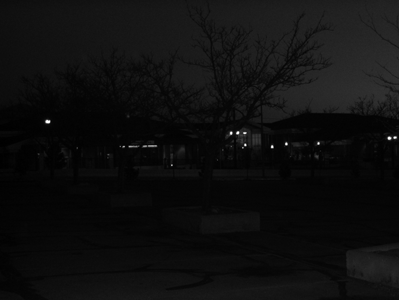
%> input picture HW2/LC1.png, 399 x 300 px
$ octave q8.m   (GNU Octave 9; MATLAB toolbox functions it lacks are replaced by stand-ins)
%> lines starting %> are read from the running program, lines starting %| are printed output that depends on the picture
% Load images
LC1 = imread('LC1.png');
%> LC1 is the input picture: size 300x399 uint8; min 0, max 255, mean 14.8
LC2 = imread('LC2.jpg');
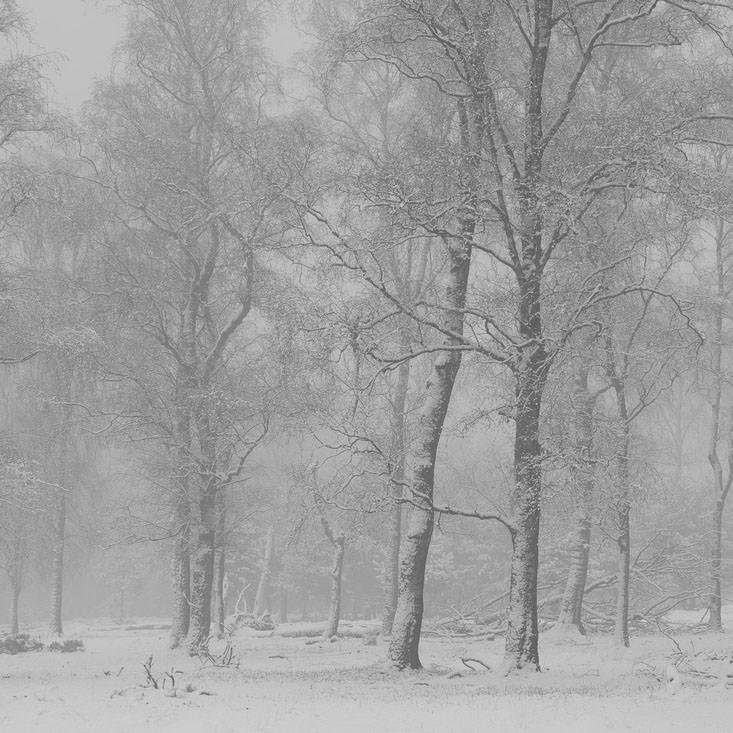
%> input picture HW2/LC2.jpg, 733 x 733 px
%> LC2 is the input picture: size 733x733 uint8; min 57, max 215, mean 159.2

% Define the local equalization function
localEqualize = @(block_struct) histeq(block_struct.data);

% Neighborhood sizes to use for local equalization
neighborhoodSizes = [7, 31, 51, 71];

% Perform local histogram equalization for each neighborhood size
for i = 1:length(neighborhoodSizes)
    size = neighborhoodSizes(i);

    % Local histogram equalization using blockproc
    LC1_local_eq = blockproc(LC1, [size size], localEqualize);
    LC2_local_eq = blockproc(LC2, [size size], localEqualize);

    % Display and save LC1 local histogram equalization
    figure;
    imshow(LC1_local_eq);
    title(['LC1 Local Histogram Equalization (', num2str(size), 'x', num2str(size), ')']);
    % Save the figure to MATLAB Drive
    saveas(gcf, ['LC1_Local_Histogram_Equalization_' num2str(size) 'x' num2str(size) '.png']);

    % Display and save LC2 local histogram equalization
    figure;
    imshow(LC2_local_eq);
    title(['LC2 Local Histogram Equalization (', num2str(size), 'x', num2str(size), ')']);
    % Save the figure to MATLAB Drive
    saveas(gcf, ['LC2_Local_Histogram_Equalization_' num2str(size) 'x' num2str(size) '.png']);
end
%> this loop made 4 passes
%> pass 1, `LC1_local_eq = blockproc(LC1, [size size], localEqualize);`:
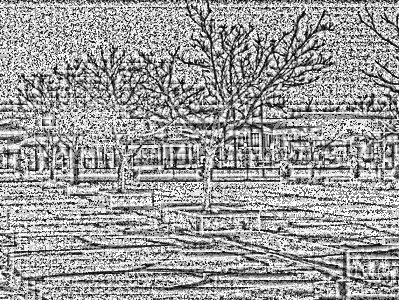
%> LC1_local_eq: size 300x399 uint8; min 0, max 255, mean 157.7
%> pass 1, `LC2_local_eq = blockproc(LC2, [size size], localEqualize);`:
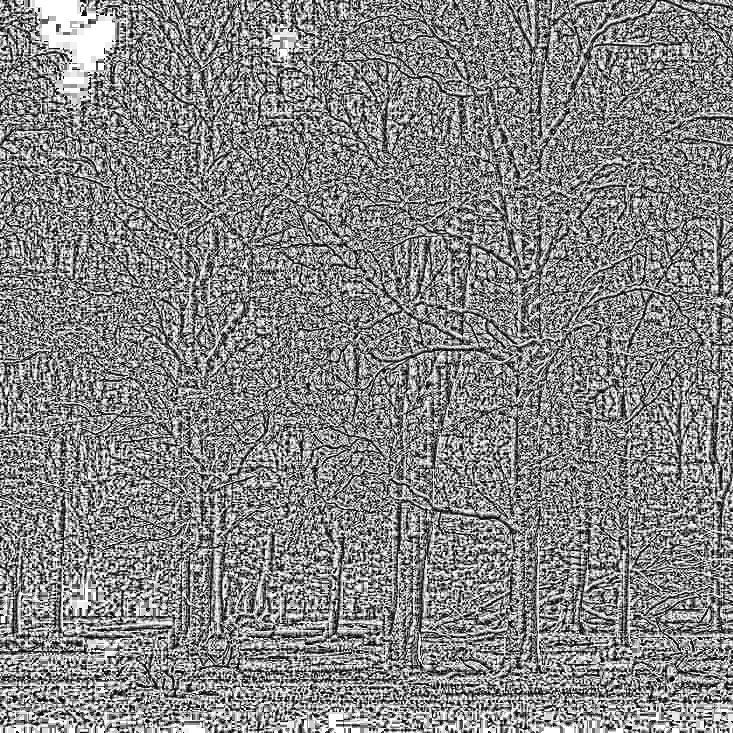
%> LC2_local_eq: size 733x733 uint8; min 0, max 255, mean 135
%> pass 2, `LC1_local_eq = blockproc(LC1, [size size], localEqualize);`:
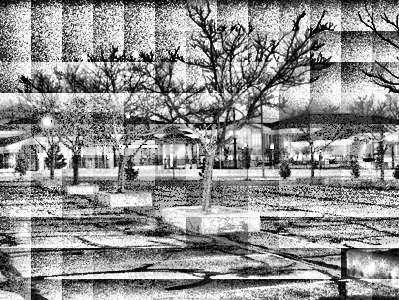
%> LC1_local_eq: size 300x399 uint8; min 0, max 255, mean 144.5
%> pass 2, `LC2_local_eq = blockproc(LC2, [size size], localEqualize);`:
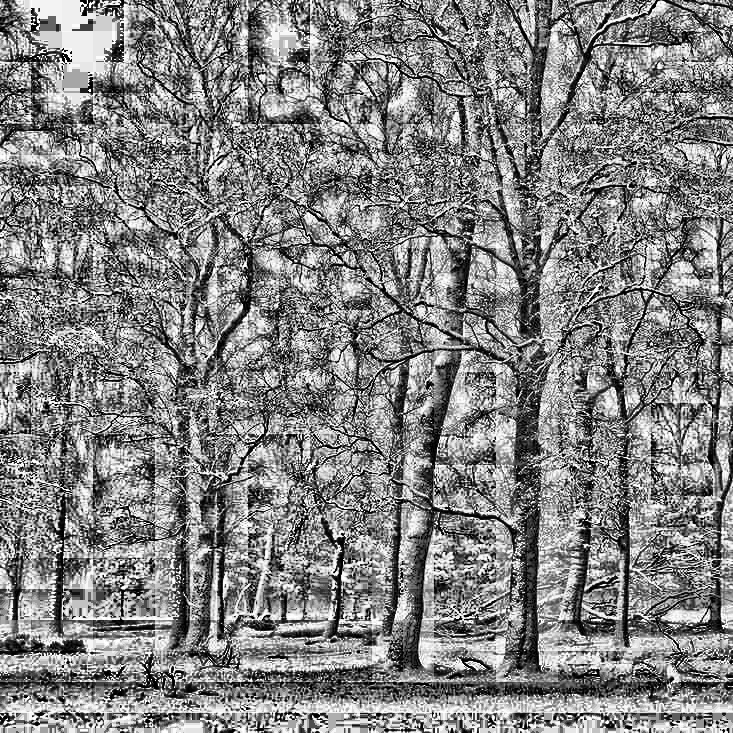
%> LC2_local_eq: size 733x733 uint8; min 0, max 255, mean 130.4

% Global histogram equalization
LC1_global_eq = histeq(LC1);
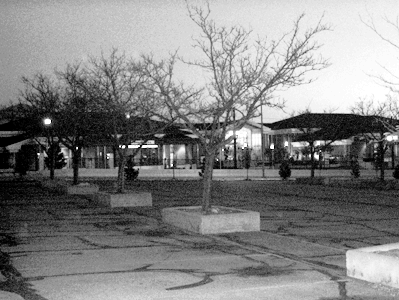
%> LC1_global_eq: size 300x399 uint8; min 0, max 255, mean 131.1
LC2_global_eq = histeq(LC2);
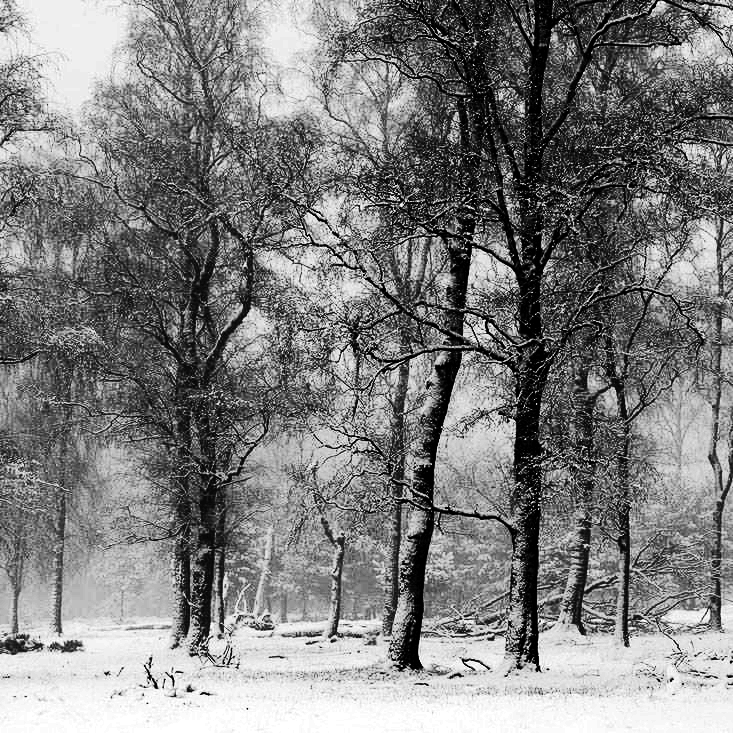
%> LC2_global_eq: size 733x733 uint8; min 0, max 255, mean 127.4

% Display and save LC1 global histogram equalization
figure;
imshow(LC1_global_eq);
title('LC1 Global Histogram Equalization');
% Save the figure to MATLAB Drive
saveas(gcf, 'LC1_Global_Histogram_Equalization.png');

% Display and save LC2 global histogram equalization
figure;
imshow(LC2_global_eq);
title('LC2 Global Histogram Equalization');
% Save the figure to MATLAB Drive
saveas(gcf, 'LC2_Global_Histogram_Equalization.png');
